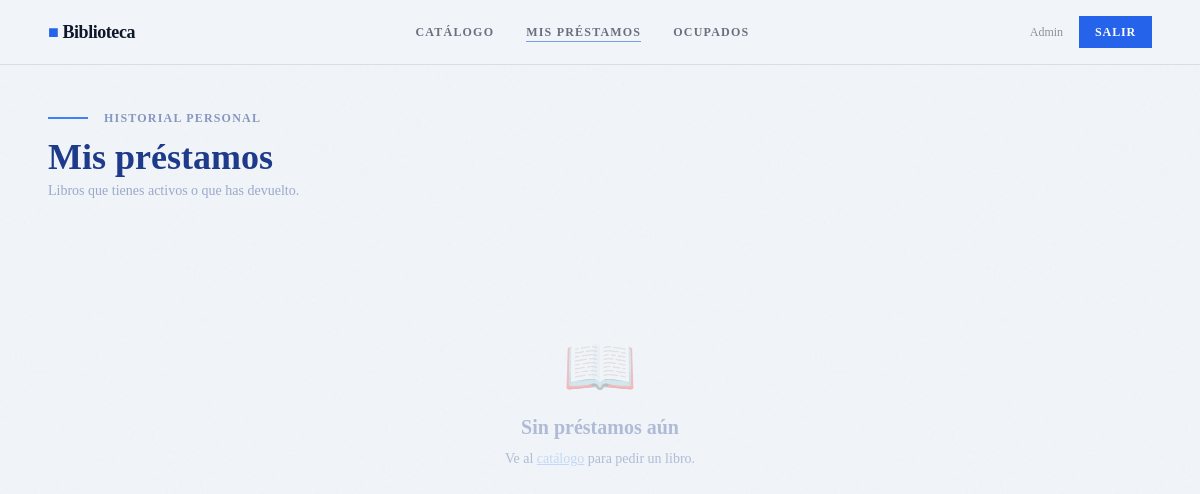
Page /my_loans (signed in) on the earlier database version.
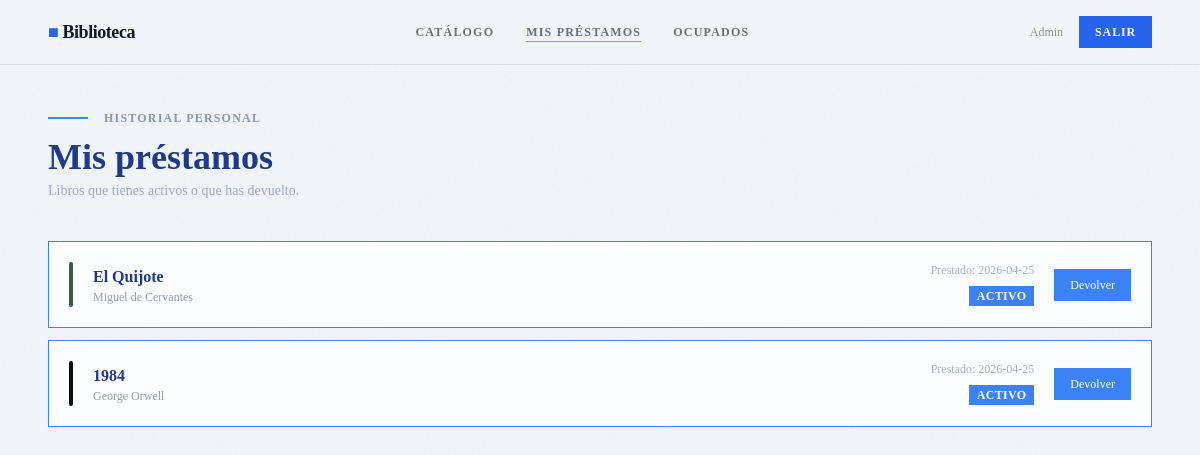
Same page on the later database version.
### tables this page shows
CREATE TABLE loans (
            id          INTEGER PRIMARY KEY AUTOINCREMENT,
            user_id     INTEGER NOT NULL REFERENCES users(id),
            book_id     INTEGER NOT NULL REFERENCES books(id),
            loan_date   TEXT    DEFAULT (datetime('now')),
            return_date TEXT,
            returned    INTEGER DEFAULT 0
        );

CREATE TABLE books (
            id          INTEGER PRIMARY KEY AUTOINCREMENT,
            title       TEXT    NOT NULL,
            author      TEXT    NOT NULL,
            genre       TEXT,
            year        INTEGER,
            cover_color TEXT    DEFAULT '#3D5A47',
            available   INTEGER DEFAULT 1,
            UNIQUE(title, author)   -- Evita duplicados reales
        );

### app.py (the view)
    @app.route('/my_loans')
    @login_required
    def my_loans():
        conn  = app.get_db_connection()
        loans = conn.execute(
            """SELECT loans.id, books.title, books.author, books.cover_color,
                      loans.loan_date, loans.return_date, loans.returned
               FROM loans JOIN books ON loans.book_id=books.id
               WHERE loans.user_id=?
               ORDER BY loans.returned ASC, loans.loan_date DESC""",
            (session['user_id'],)
        ).fetchall()
        conn.close()
        return render_template('my_loans.html', loans=loans)

### templates/my_loans.html (shortened to what this page needs)
{% extends "base.html" %}
{% block content %}
<div class="mb-2" style="font-family: 'Times New Roman', serif;">
  <span style="width:40px;height:2px;background:#3B82F6;display:inline-block;vertical-align:middle;margin-right:12px;"></span>
  <span class="text-xs font-semibold tracking-widest uppercase opacity-50" style="color:#1E3A8A;">Historial personal</span>
</div>
<h1 class="text-4xl font-extrabold mb-1" style="font-family: 'Times New Roman', serif; color:#1E3A8A;">Mis préstamos</h1>
<p class="text-sm opacity-40 mb-10" style="font-family: 'Times New Roman', serif; color:#1E3A8A;">Libros que tienes activos o que has devuelto.</p>
{% if loans %}
<div class="space-y-3">
  {% for loan in loans %}
  <div class="stat-card p-5 flex items-center gap-5 animate-fade-up" style="animation-delay:{{ loop.index0 * 0.06 }}s;opacity:0; font-family:'Times New Roman', serif; border:1px solid #3B82F6;">
    <div class="w-1 self-stretch flex-shrink-0 rounded-full" style="background:{{ loan['cover_color'] }}"></div>
    <div class="flex-1 min-w-0">
      <h3 class="font-bold truncate" style="color:#1E3A8A;">{{ loan['title'] }}</h3>
      <p class="text-xs opacity-50" style="color:#1E3A8A;">{{ loan['author'] }}</p>
    </div>
    <div class="text-right flex-shrink-0">
      <p class="text-xs opacity-40 mb-1" style="color:#1E3A8A;">Prestado: {{ loan['loan_date'][:10] }}</p>
      {% if loan['returned'] %}
        <p class="text-xs opacity-40" style="color:#1E3A8A;">Devuelto: {{ loan['return_date'][:10] }}</p>
        <span class="inline-block mt-1 badge-available text-xs font-semibold px-2 py-0.5 uppercase tracking-wide" style="background:#60A5FA; color:white;">Devuelto</span>
      {% else %}
        <span class="inline-block mt-1 badge-borrowed text-xs font-semibold px-2 py-0.5 uppercase tracking-wide" style="background:#3B82F6; color:white;">Activo</span>
      {% endif %}
    </div>
    {% if not loan['returned'] %}
    <form action="{{ url_for('return_book', loan_id=loan['id']) }}" method="POST" class="flex-shrink-0">
      <button type="submit" class="btn-clay text-xs py-2 px-4" style="background:#3B82F6; color:white; font-family:'Times New Roman', serif;"><span>Devolver</span></button>
    </form>
    {% endif %}
  </div>
  {% endfor %}
</div>
{% else %}
<div class="text-center py-24 opacity-30" style="font-family:'Times New Roman', serif; color:#1E3A8A;">
  <p class="text-6xl mb-4">📖</p>
  <p class="text-xl mb-2" style="font-weight:bold;">Sin préstamos aún</p>
  <p class="text-sm">Ve al <a href="{{ url_for('books') }}" class="underline" style="color:#3B82F6; opacity:0.8;">catálogo</a> para pedir un libro.</p>
</div>
{% endif %}
{% endblock %}

### templates/base.html (shortened to what this page needs)
<!DOCTYPE html>
<html lang="es">
<head>
  <script src="https://cdn.tailwindcss.com"></script>
</head>
<body class="noise bg-light min-h-screen">
  {% if session.user_id %}
  <nav class="relative z-20 border-b border-dark border-opacity-10 bg-light bg-opacity-90 backdrop-blur-sm">
    <div class="max-w-6xl mx-auto px-6 flex items-center justify-between h-16">
      <a href="{{ url_for('dashboard') }}"
         class="font-extrabold text-lg text-dark tracking-tight">
        <span class="text-accent">■</span> Biblioteca
      </a>
      <div class="hidden md:flex items-center gap-8 text-xs font-semibold uppercase tracking-widest">
        <a href="{{ url_for('books') }}"
           class="nav-link text-dark opacity-60 hover:opacity-100 {% if request.endpoint=='books' %}active opacity-100{% endif %}">
           Catálogo
        </a>
        <a href="{{ url_for('my_loans') }}"
           class="nav-link text-dark opacity-60 hover:opacity-100 {% if request.endpoint=='my_loans' %}active opacity-100{% endif %}">
           Mis préstamos
        </a>
        <a href="{{ url_for('occupied') }}"
           class="nav-link text-dark opacity-60 hover:opacity-100 {% if request.endpoint=='occupied' %}active opacity-100{% endif %}">
           Ocupados
        </a>
      </div>
      <div class="flex items-center gap-4">
        <span class="hidden md:inline text-xs opacity-40">
          {{ session.user_name }}
        </span>
        <a href="{{ url_for('logout') }}" class="btn-secondary text-xs py-2 px-4">
          <span>Salir</span>
        </a>
      </div>
    </div>
  </nav>
  {% endif %}
  <main class="relative z-10 max-w-6xl mx-auto px-6 py-10">
    {% block content %}{% endblock %}
  </main>
</body>
</html>

### templates/base.html (style rules this page uses)
body { font-family:'Times New Roman', serif; }
h1,h2,h3,h4,label,nav { font-family:'Times New Roman', serif; }
.noise::before { content:''; position:fixed; inset:0; pointer-events:none; z-index:0; }
.nav-link { position:relative; }
.nav-link::after { content:''; position:absolute; left:0; bottom:-2px; width:0; height:1.5px; background:#2563eb; transition:width .3s; }
.nav-link:hover::after, .nav-link.active::after { width:100%; }
.btn-secondary { background:#2563eb; color:#ffffff; font-weight:600; letter-spacing:.07em; text-transform:uppercase; font-size:.75rem; padding:10px 24px; border:none; cursor:pointer; position:relative; overflow:hidden; transition:.3s; display:inline-block; text-decoration:none; }
.btn-secondary::after { content:''; position:absolute; left:-100%; top:0; width:100%; height:100%; background:#0f172a; transition:left .35s ease; z-index:0; }
.btn-secondary span { position:relative; z-index:1; }
.stat-card { border:1px solid #1e3a8a20; background:#ffffffcc; backdrop-filter:blur(4px); }
.badge-borrowed { background:#1e3a8a20; color:#1e3a8a; }

Differences in the rows shown:
added loans: title "El Quijote", author "Miguel de Cervantes", loan_date "2026-04-25", returned "ACTIVO"
added loans: title "1984", author "George Orwell", loan_date "2026-04-25", returned "ACTIVO"
Other differences:
text no longer shown: "📖 Sin préstamos aún Ve al catálogo para pedir un libro."
